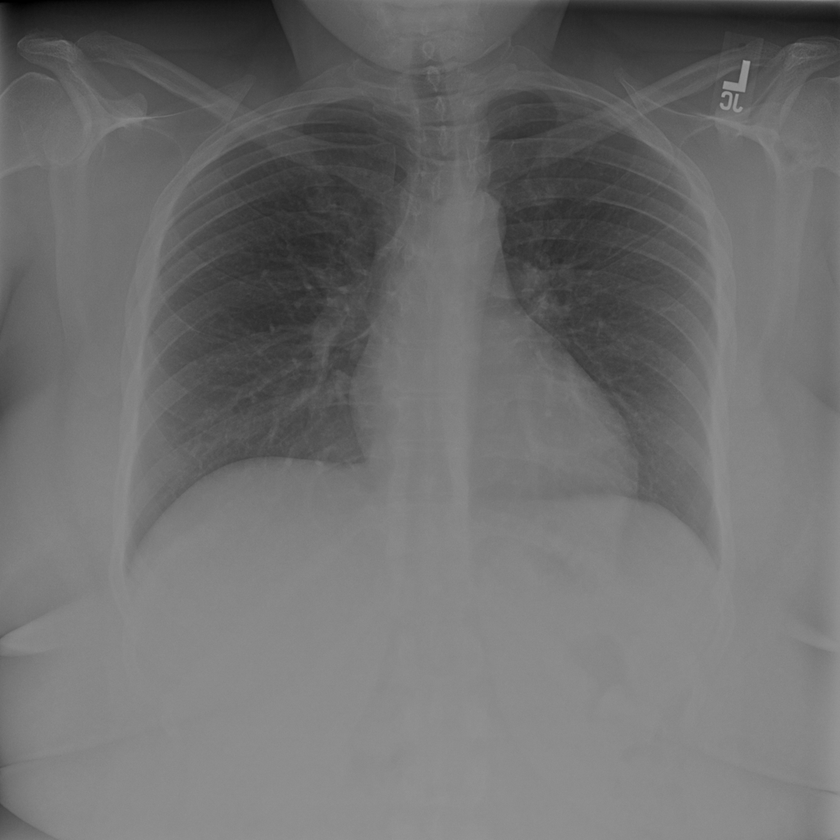
%> input picture Operation 5/lung2.png, 840 x 840 px, shrunk from 1024 x 1024 before the run
$ octave Operation5.m   (GNU Octave 9; MATLAB toolbox functions it lacks are replaced by stand-ins)
%> lines starting %> are read from the running program, lines starting %| are printed output that depends on the picture
%IQahsan % Operation 5
% Finding anomalies in Lungs X-rays using histogram equalization and laplacian

I = imread('lung2.png'); % 'lung1.png' is another input image
%> I is the input picture: size 840x840 uint8; min 0, max 161, mean 110.4

I2 = histeq(I); % Histogram equalization
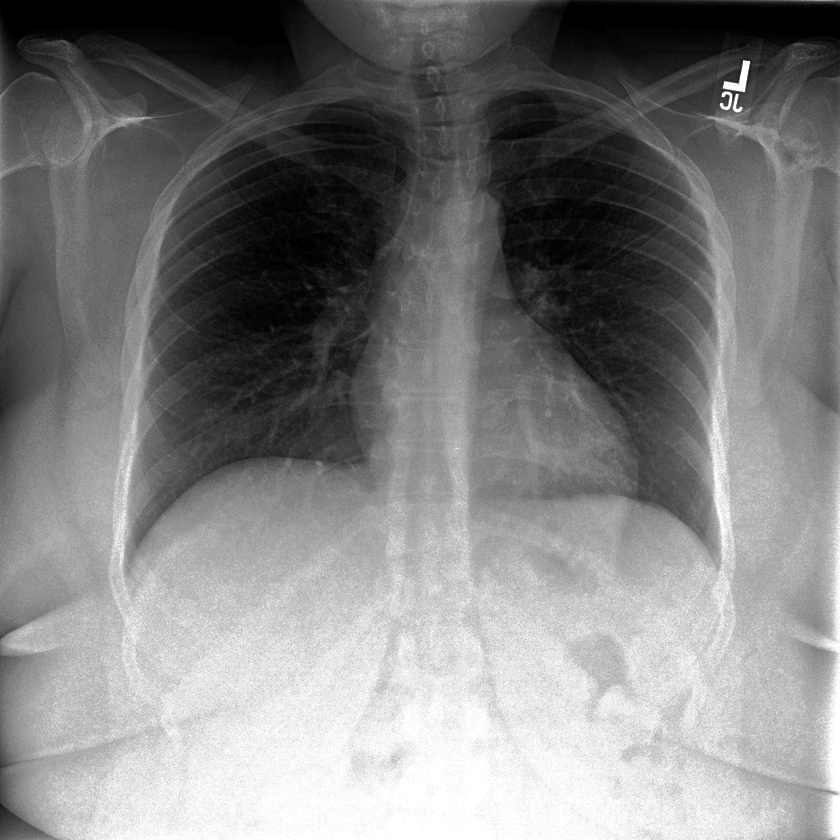
%> I2: size 840x840 uint8; min 0, max 255, mean 127.5
% DIfferent valued kernels for laplacian filtering
K1 = [-1 -1 -1;-1 8.7 -1;-1 -1 -1];
K2 = [-1 -1 -1;-1 9 -1;-1 -1 -1];

% Applying the Laplacian filter
J1 = imfilter(I2,K1) ;
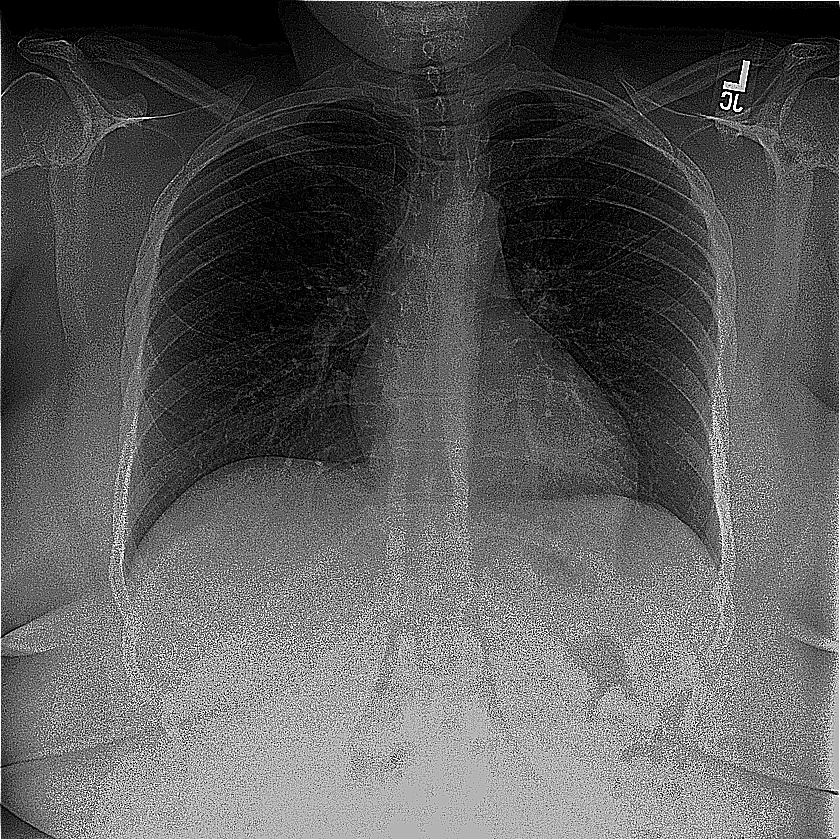
%> J1: size 840x840 uint8; min 0, max 255, mean 90
J2 = imfilter(I2,K2) ;
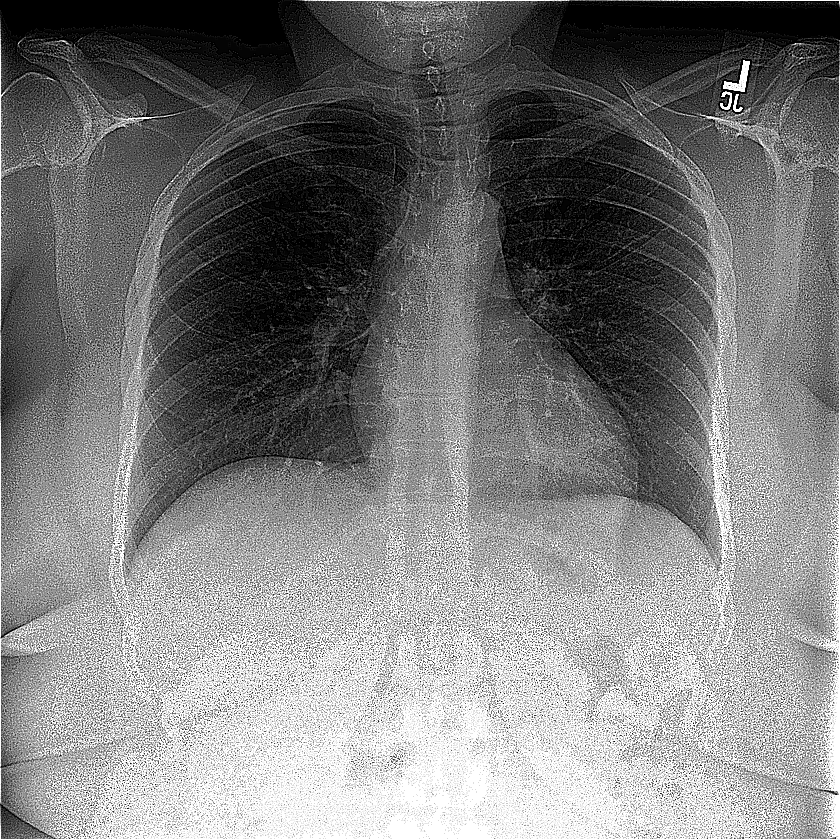
%> J2: size 840x840 uint8; min 0, max 255, mean 124.4

% Showing all the results
figure(1), imshow(I), title ('Original image');
figure(2), imshow(I2), title('Histogram equalized image'), imwrite(I2,'output1.jpg');
figure(3), imshow(J1), title('center value is 8.7 '),imwrite(J1,'output2.jpg');
figure(4), imshow(J2), title('center value is 9 '),imwrite(J2,'output3.jpg');

$ run again, with Operation 5/lung1.png copied over Operation 5/lung2.png
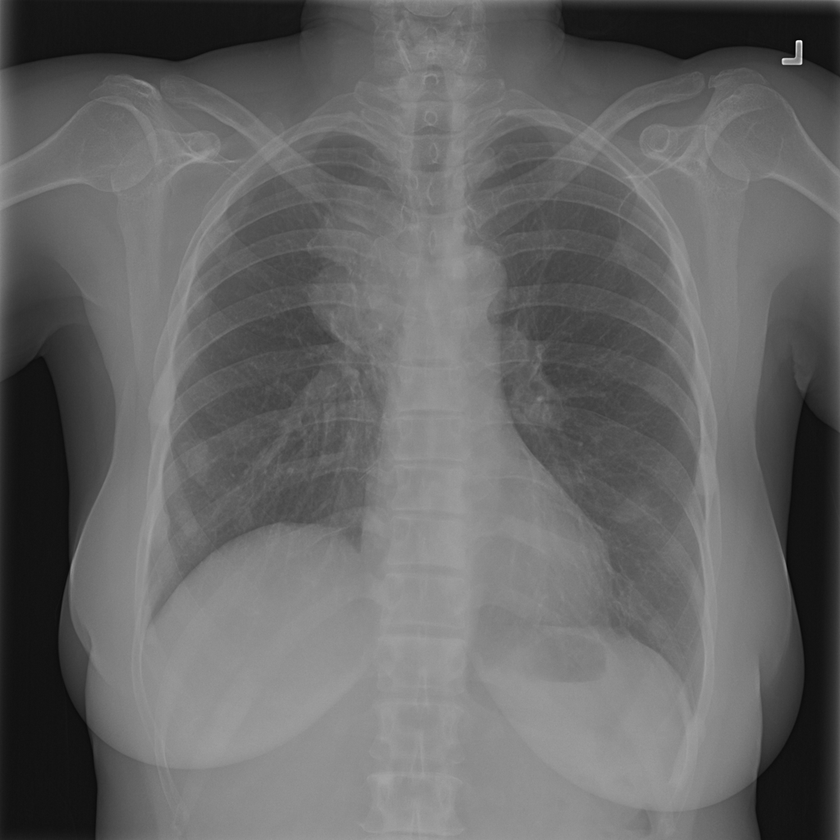
%> input picture Operation 5/lung1.png, 840 x 840 px, shrunk from 1024 x 1024 before the run
%> I is the input picture: size 840x840 uint8; min 0, max 253, mean 102
%> `J1 = imfilter(I2,K1) ;`:
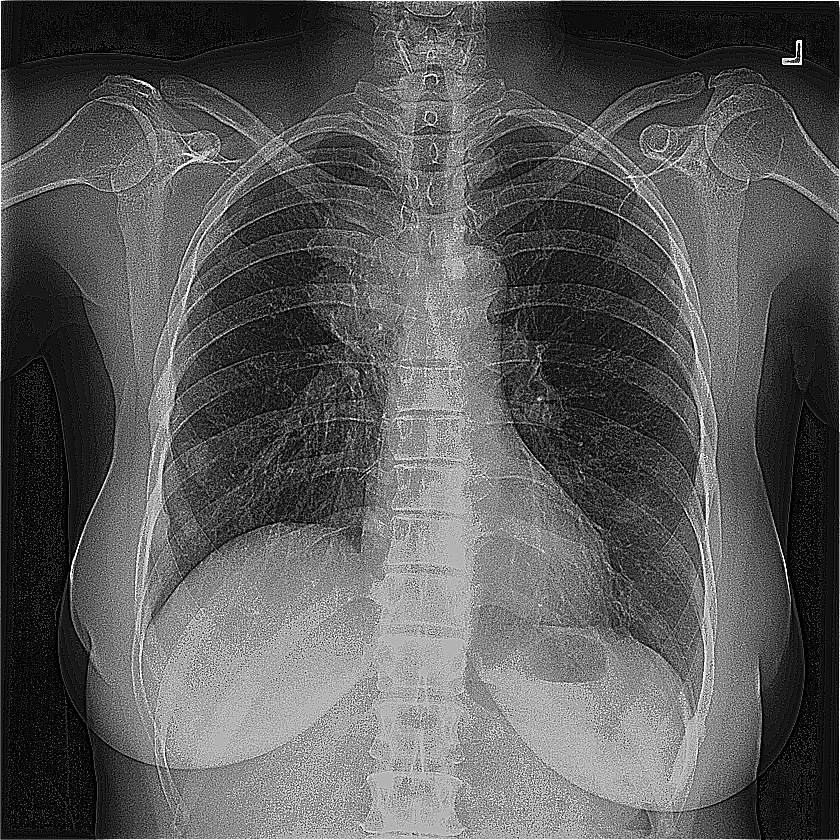
%> J1: size 840x840 uint8; min 0, max 255, mean 90.3
%> `J2 = imfilter(I2,K2) ;`:
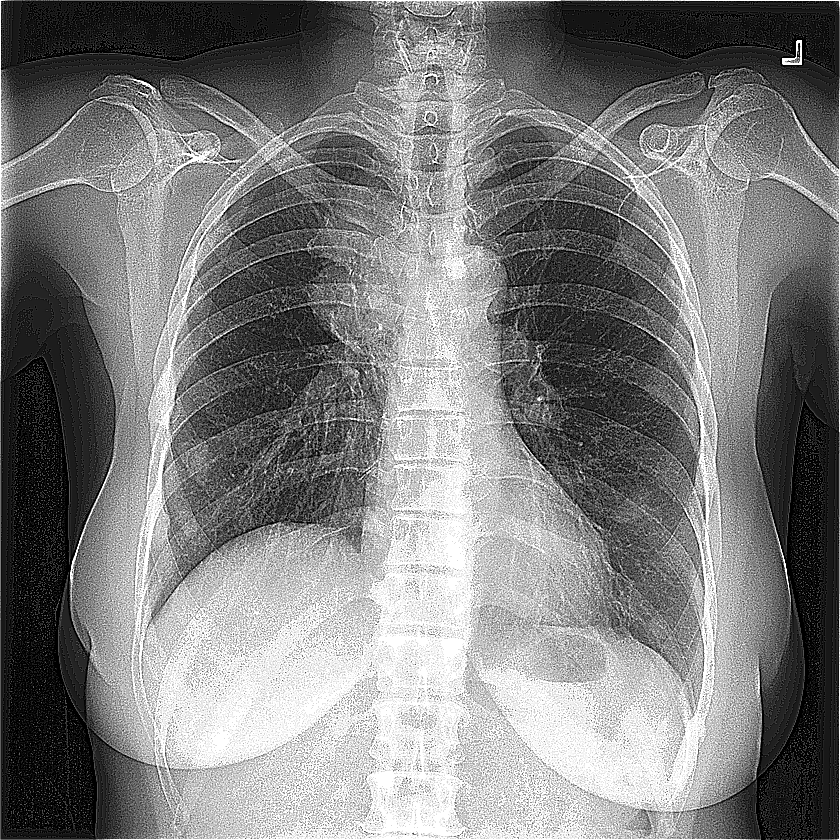
%> J2: size 840x840 uint8; min 0, max 255, mean 126.4
